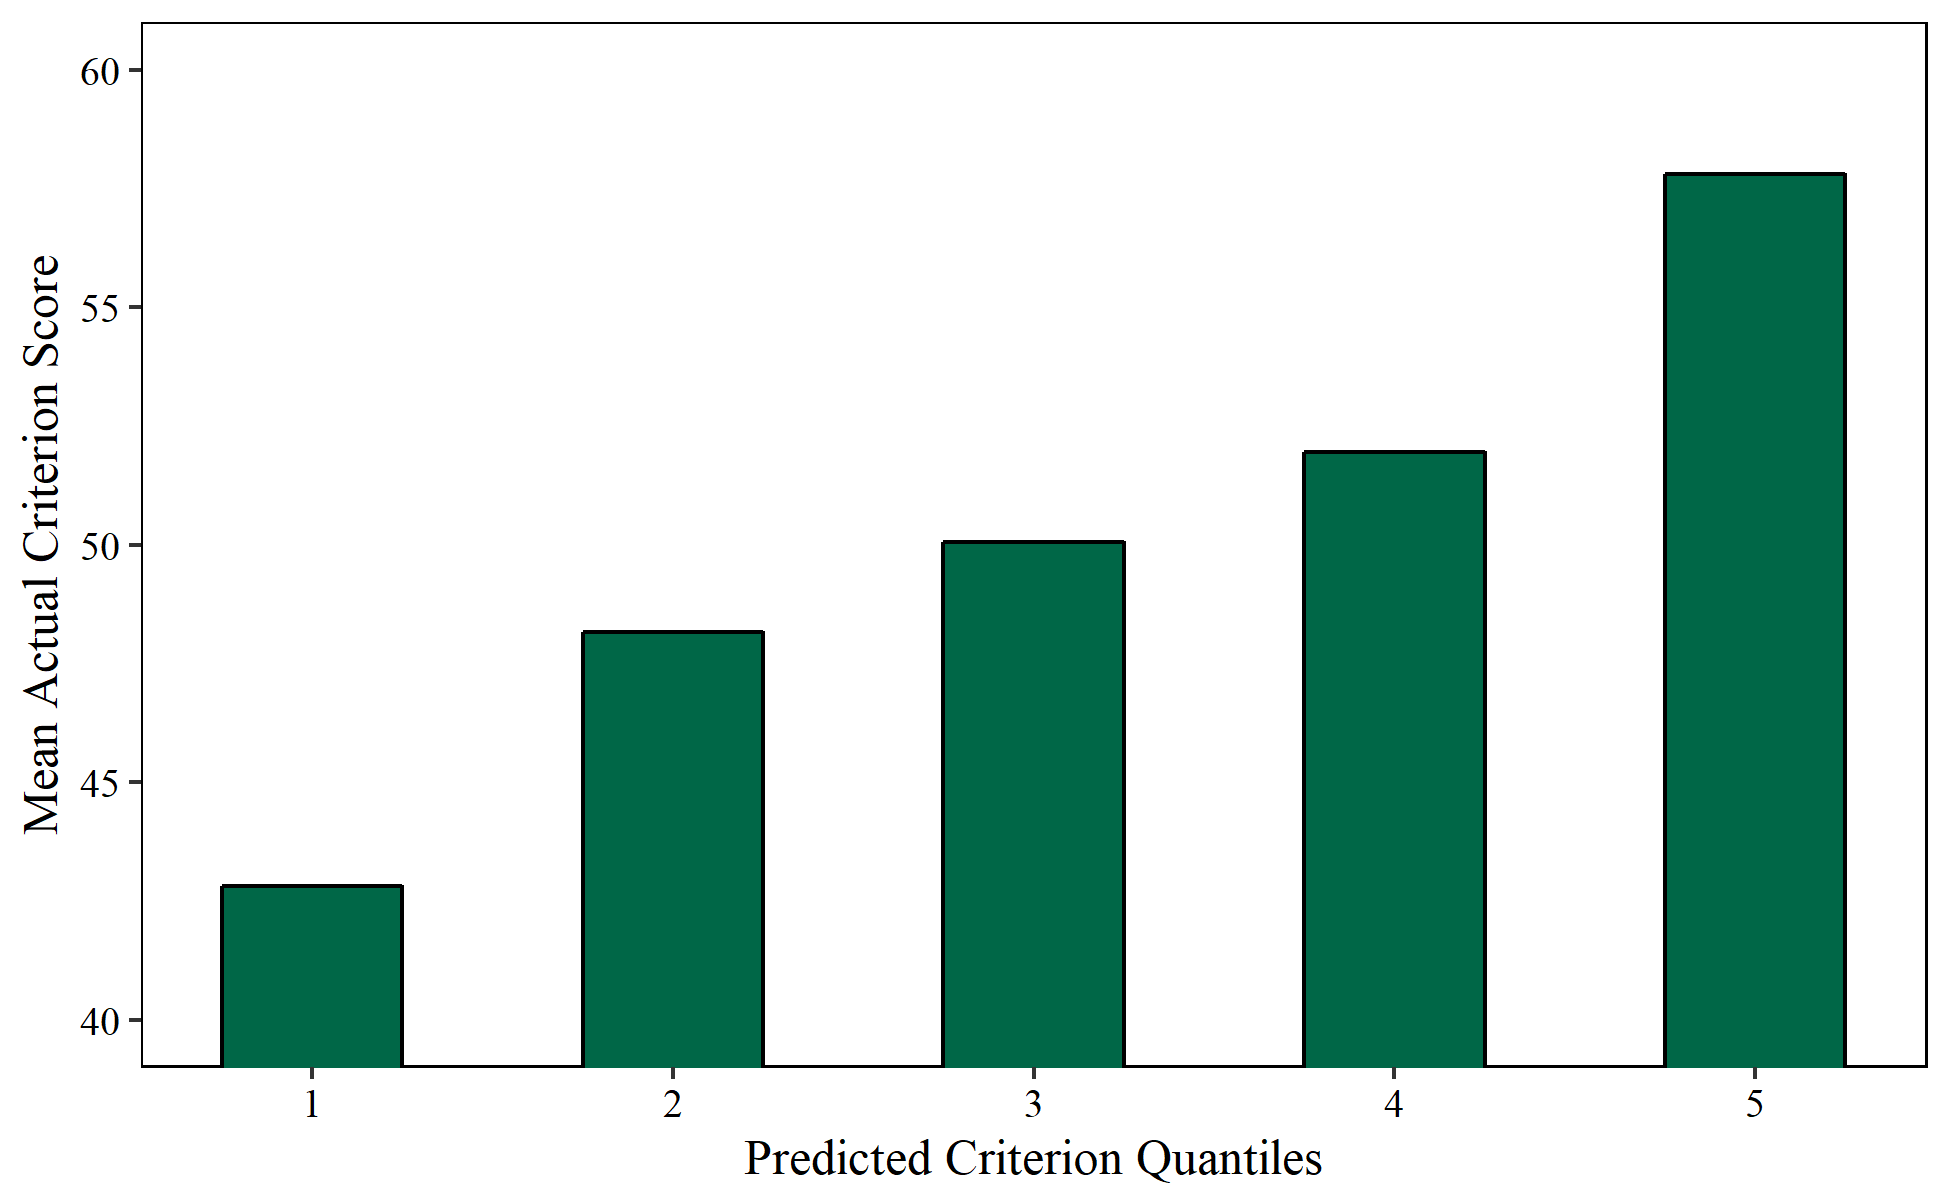

This chart was generated by the following R code:
# DESCRIPTION -------------------------------------------------------------
# This script is designed to create quantile plots for communicating a validity
# to non-technical audiences using bar plots.  The script imports your data
# from Excel, creates quantiles (default = 5) on the predicted score, and plots 
# the mean actual criterion score for each quantile.  It will then save the quantiles
# in a new XLSX file.
#
# The simulated data in this example have a correlation of r = .5 (N = 1000, 
# M = 50, SD = 10)
# -------------------------------------------------------------------------
library(openxlsx)
library(ggplot2)
library(formattable)
library(scales)
library(Cairo)

data = read.xlsx("data.xlsx", sheetName = "Sheet1")
# Example data from the repository
# data <- read.xlsx("https://github.com/AJThurston/quantiles/blob/master/data.xlsx?raw=True")

quants  = 5                               #Number of quantiles
txt.siz = 12                              #Size for all text in the plot
y.ll    = 40                              #Y-axis lower limit          
y.ul    = 60                              #Y-axis upper limit
x.title = "Predicted Criterion Quantiles" #X-axis title
y.title = "Mean Actual Criterion Score"   #Y-axis title

# Calculates quantiles and plot results -----------------------------------
data$quant <- as.numeric(cut(data$pred, quantile(data$pred, probs = seq(0,1,1/quants)), include.lowest=TRUE))


p <- ggplot(data)
p <- p + scale_y_continuous(name=y.title, limits = c(y.ll,y.ul), oob = rescale_none)
p <- p + scale_x_continuous(name=x.title, oob = rescale_none)
p <- p + geom_bar(aes(x = quant, y = actu), 
                  position = "dodge", 
                  stat = "summary", 
                  fun.y = "mean",
                  fill = '#336666',
                  width = .5)
p <- p + geom_text(aes(x = quant, y = actu, label = paste0(round(..y..,0),"%")), 
                   stat = "summary", 
                   fun.y = "mean",
                   vjust = -1)
p <- p + theme(text = element_text(size = txt.siz),
               panel.background = element_rect(fill = "white", color = "black"),
               panel.grid = element_blank(),
               axis.text.y = element_text(color = 'black'),
               axis.text.x = element_text(color = 'black')
)

# Write plot and quantile data to working directory -----------------------
ggsave("quantiles.png", 
       plot = p, 
       scale = 1, 
       width = 6.5, 
       height = 4, 
       units = "in",
       dpi = 300,
       type = "cairo-png")

write.xlsx(data, "data.quantiles.xlsx")

